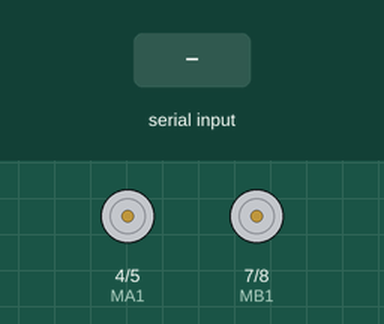
Recording of a sketch running on a simulated Arduino Uno, built with avr-gcc and run on an emulated ATmega328P. Parts: motor-driver pin pairs drawn as motors (green arrow = first pin HIGH = forward, orange = second pin HIGH = backward, longer = more drive, scaled by the enable pin). Inputs (shaded band) come from the test bench.

Above: at 1.2 s.
1.3 s: "90,45,200," received over Serial
At 4.0 s:
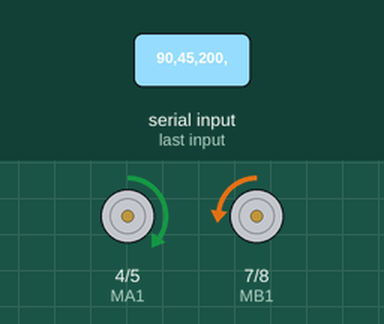
Timing chart, 0 to 5.5 s (numbered marks = the images above; inputs shaded):
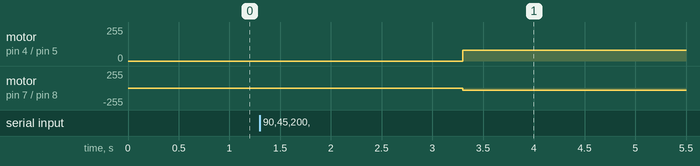

The sketch:

motion_sense_robot.ino
```cpp
#define MA1 4
#define MA2 5
#define MB1 7
#define MB2 8
#define EA 6
#define EB 9

//commented out part was for encoders. And it's incomplete. Looking forward to complete it when I get encoder motors.

/*#define ACHA 3
#define ACHB 11
#define BCHA 2
#define BCHB 12
volatile int32_t a = 0;
volatile int32_t b = 0;
*/
void setup()
{
	Serial.begin(57600);
	//attachInterrupt(digitalPinToInterrupt(BCHA), BMI,RISING);
	//attachInterrupt(digitalPinToInterrupt(ACHA), AMI,RISING);
  /* add setup code here */
	pinMode(MA1,OUTPUT);
	pinMode(MA2, OUTPUT);
	pinMode(MB1, OUTPUT);
	pinMode(MB2, OUTPUT);
	pinMode(EA, OUTPUT);
	pinMode(EB, OUTPUT);

}
/*
void BMI()
{
	a += ((digitalRead(ACHB)) ? 1 : -1);
}

void AMI()
{
	b += ((digitalRead(BCHB)) ? 1 : -1);
}
*/
int r=0, p=0,lp=0,rp=0;
void loop()
{
	if (Serial.available())
	{
		Serial.readStringUntil(',');
		Serial.readStringUntil(',');
		Serial.parseFloat();
		Serial.read();
		p = -5 - Serial.parseFloat();
		p = constrain(p, -40, 40);
		Serial.read();
		r = Serial.parseFloat();
		r = constrain(r, -40, 40);
		Serial.read();
		Serial.read();

		rp =  - r * 6.375 - abs(p) * p * 0.16;
		lp =  - r * 6.375 + abs(p) * p * 0.16;
		if (r < 0)
		{
			if (lp > 0)
			{
				digitalWrite(MA1, 0);
				digitalWrite(MA2, 1);
			}
			else
			{
				digitalWrite(MA1, 1);
				digitalWrite(MA2, 0);
			}
			if (rp > 0)
			{
				digitalWrite(MB1, 0);
				digitalWrite(MB2, 1);
			}
			else
			{
				digitalWrite(MB1, 1);
				digitalWrite(MB2, 0);
			}

		}
		else
		{
			if (lp < 0)
			{
				digitalWrite(MA1, 1);
				digitalWrite(MA2, 0);
			}
			else
			{
				digitalWrite(MA1, 0);
				digitalWrite(MA2, 1);
			}
			if (rp < 0)
			{
				digitalWrite(MB1, 1);
				digitalWrite(MB2, 0);
			}
			else
			{
				digitalWrite(MB1, 0);
				digitalWrite(MB2, 1);
			}
		}


		analogWrite(EA, constrain(abs(lp), 80, 255));
		analogWrite(EB, constrain(abs(rp), 35, 255));
	}
}
```

Measured:
- after the input at 1.3 s, motor on pin 4 (MA1) / pin 5 (MA2): stopped → forward 80/255 after 2.0 s; motor on pin 7 (MB1) / pin 8 (MB2): stopped → backward 35/255 after 2.0 s
